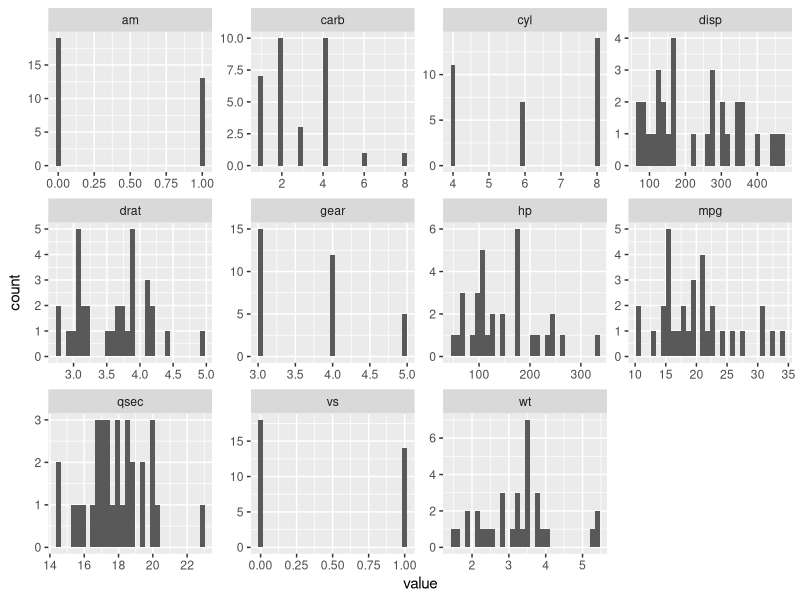
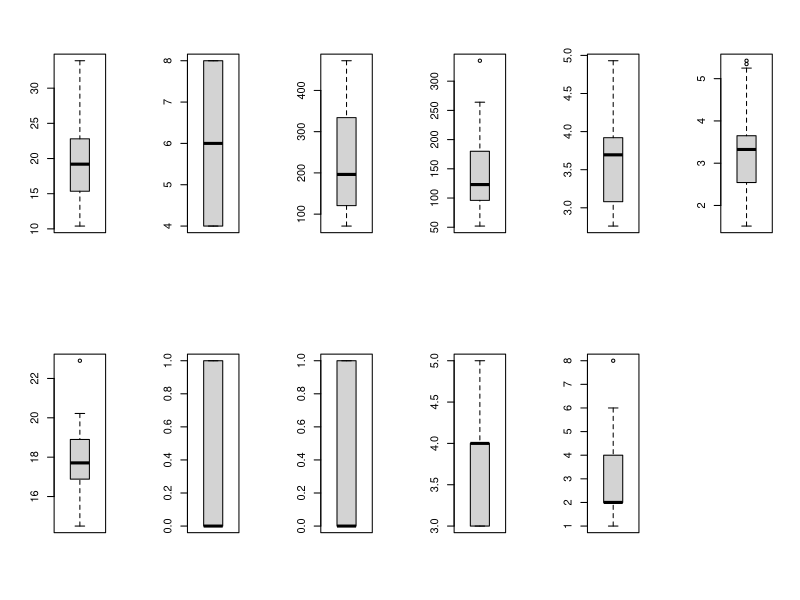

Here is the R script that generated these plots, in order:
## 1. Histogram for all variables in a dataset mtcars. Write a program to create histograms for all columns.

library(purrr)
library(tidyr)
library(ggplot2)

mtcars %>%
  keep(is.numeric) %>% 
  gather() %>% 
  ggplot(aes(value)) +
  facet_wrap(~ key, scales = "free") +
  geom_histogram(bin = 12)

##2. Check the probability distribution of all variables in mtcars 

mpg = rnorm(mtcars$mpg, mean = mean(mtcars$mpg, na.rm = TRUE), sd = sd(mtcars$mpg, na.rm = TRUE))

##3. Write a program to create boxplot for all variables.
par(mfrow=c(2,6))
boxplot(mtcars$mpg);boxplot(mtcars$cyl);boxplot(mtcars$disp);boxplot(mtcars$hp);
boxplot(mtcars$drat);boxplot(mtcars$wt);boxplot(mtcars$qsec);boxplot(mtcars$vs);
boxplot(mtcars$am);boxplot(mtcars$gear);boxplot(mtcars$carb)